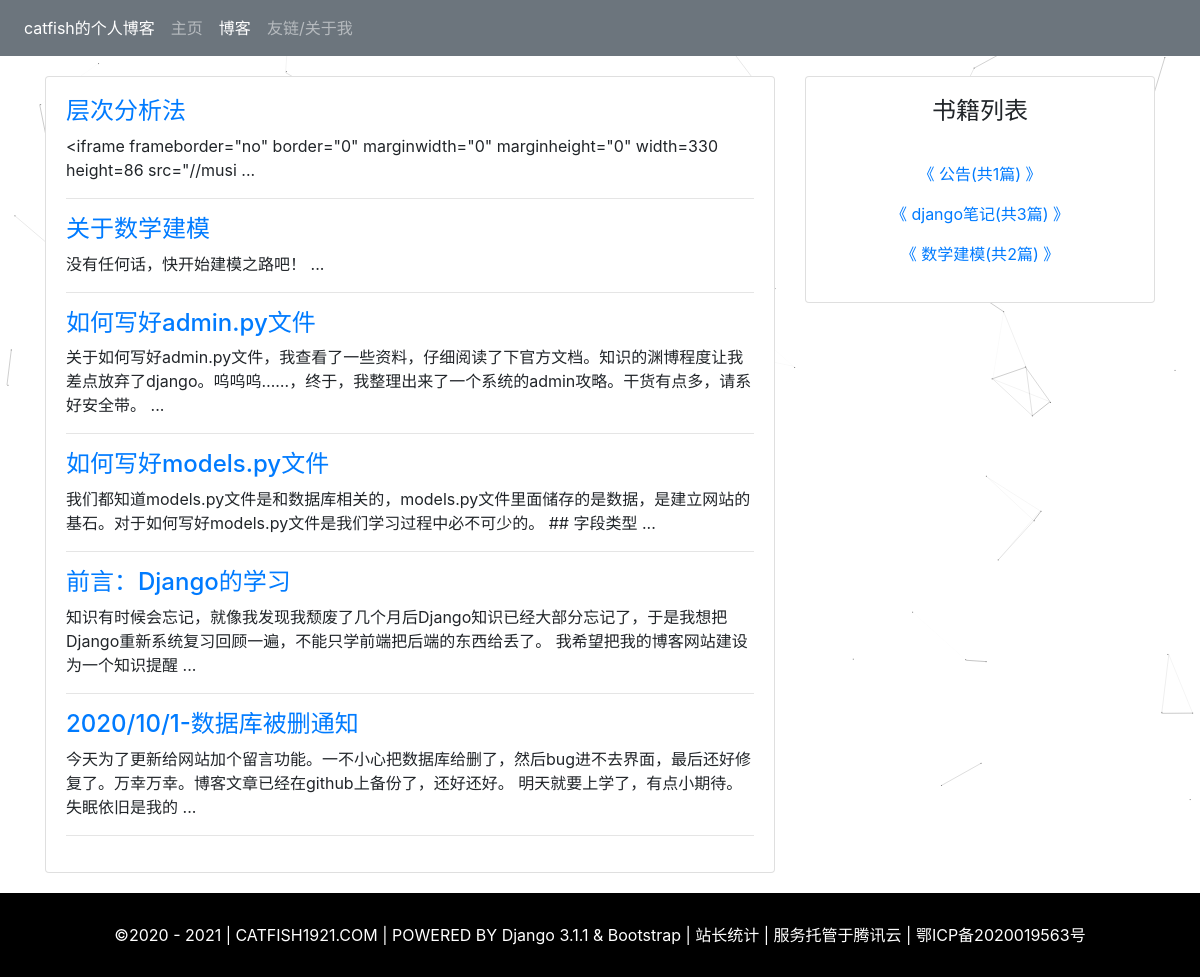
Screenshot of /blog/ with the database file from the repository.
### myapp/models.py (models this page shows, shortened)
class Article(models.Model):
    objects = models.Manager()
    published = PublishedManager()
    STATUS_CHOICE = (("draft", "草稿"), ("published", "发布中"))
    title = models.CharField(max_length=30, verbose_name="标题", unique=True)
    book = models.ForeignKey(Book, on_delete=models.CASCADE, related_name="article", verbose_name="书名")
    content = MDTextField(verbose_name="正文")
    status = models.CharField(max_length=10, choices=STATUS_CHOICE, default="draft", verbose_name="文章状态")
    priority = models.IntegerField(default=0, verbose_name="优先级")
    look = models.IntegerField(default=0, verbose_name="浏览量")
    datetime = models.DateTimeField(auto_now_add=True, verbose_name="发布日期")
    class Meta:
        ordering = ('priority',)
        verbose_name = "文章列表"
        verbose_name_plural = verbose_name

class Book(models.Model):
    name = models.CharField(max_length=30, verbose_name="书名")
    def all_article_count(self):
        return self.article.filter(status="published").count()
    class Meta:
        verbose_name = "书籍"
        verbose_name_plural = verbose_name

### myapp/views.py (the view)
# urls.py: path("blog/", views.blog, name="blog"),
def blog(request):
    ones = Article.published.order_by("-datetime")[:10]
    books = Book.objects.all()
    return render(request, 'myapp/blog.html', locals())

### myapp/models.py (called while the page is built)
    def get_queryset(self):
        return super(PublishedManager, self).get_queryset().filter(status='published')

### templates/myapp/blog.html (shortened to what this page needs)
{% extends 'myapp/base.html' %}
{% block blog %}active{% endblock %}
{% block content %}
			<div class="container">
				<div class="row">
					<div class="col-md-8 main">
						<div class="card">
							<div class="card-body">
                {% for one in ones %}
								<div class="list">
									<h4><a href="{% url 'article' one.id %}" target="_blank">{{ one.title }}</a></h4>
									<p>{{ one.content|truncatechars:100 }} ... </p>
                  </div><hr>
                {% empty %}
                <p>暂无文章</p>
                {% endfor %}
						</div>
						</div>
					</div>
					<div class="col-md-4 other">
							<div class="card">
							  <div class="card-body">
                    <h4 class="card-title">书籍列表</h4><br>
                      {% for book in books %}
                      <p><a href="{% url 'booklist' book.id %}" class="card-link"  target="_blank">《 {{ book.name }}(共{{ book.all_article_count }}篇) 》</a></p>
                      {% empty %}
                      <p>暂无书籍</p>
                      {% endfor %}
							  </div>
							</div>
				</div>
			  </div>
		</div>
{% endblock %}

### templates/myapp/blog.html (style rules this page uses)
.main { margin-top: 20px; margin-bottom: 20px; }
.other { margin-top: 20px; text-align: center; margin-bottom: 400px; }

### rows the page displays
Article: title "层次分析法", content "<iframe frameborder=\"no\" border=\"0\" marginwidth=\"0\" marginheight=\"0\" width=330 height=86 src=\"//musi"
Article: title "关于数学建模", content "没有任何话，快开始建模之路吧！"
Article: title "如何写好admin.py文件", content "关于如何写好admin.py文件，我查看了一些资料，仔细阅读了下官方文档。知识的渊博程度让我差点放弃了django。呜呜呜……，终于，我整理出来了一个系统的admin攻略。干货有点多，请系好安全带。"
Article: title "如何写好models.py文件", content "我们都知道models.py文件是和数据库相关的，models.py文件里面储存的是数据，是建立网站的基石。对于如何写好models.py文件是我们学习过程中必不可少的。 ## 字段类型"
Article: title "前言：Django的学习", content "知识有时候会忘记，就像我发现我颓废了几个月后Django知识已经大部分忘记了，于是我想把Django重新系统复习回顾一遍，不能只学前端把后端的东西给丢了。 我希望把我的博客网站建设为一个知识提醒"
Article: title "2020/10/1-数据库被删通知", content "今天为了更新给网站加个留言功能。一不小心把数据库给删了，然后bug进不去界面，最后还好修复了。万幸万幸。博客文章已经在github上备份了，还好还好。 明天就要上学了，有点小期待。失眠依旧是我的"
Book: name "公告", all_article_count "1"
Book: name "django笔记", all_article_count "3"
Book: name "数学建模", all_article_count "2"
